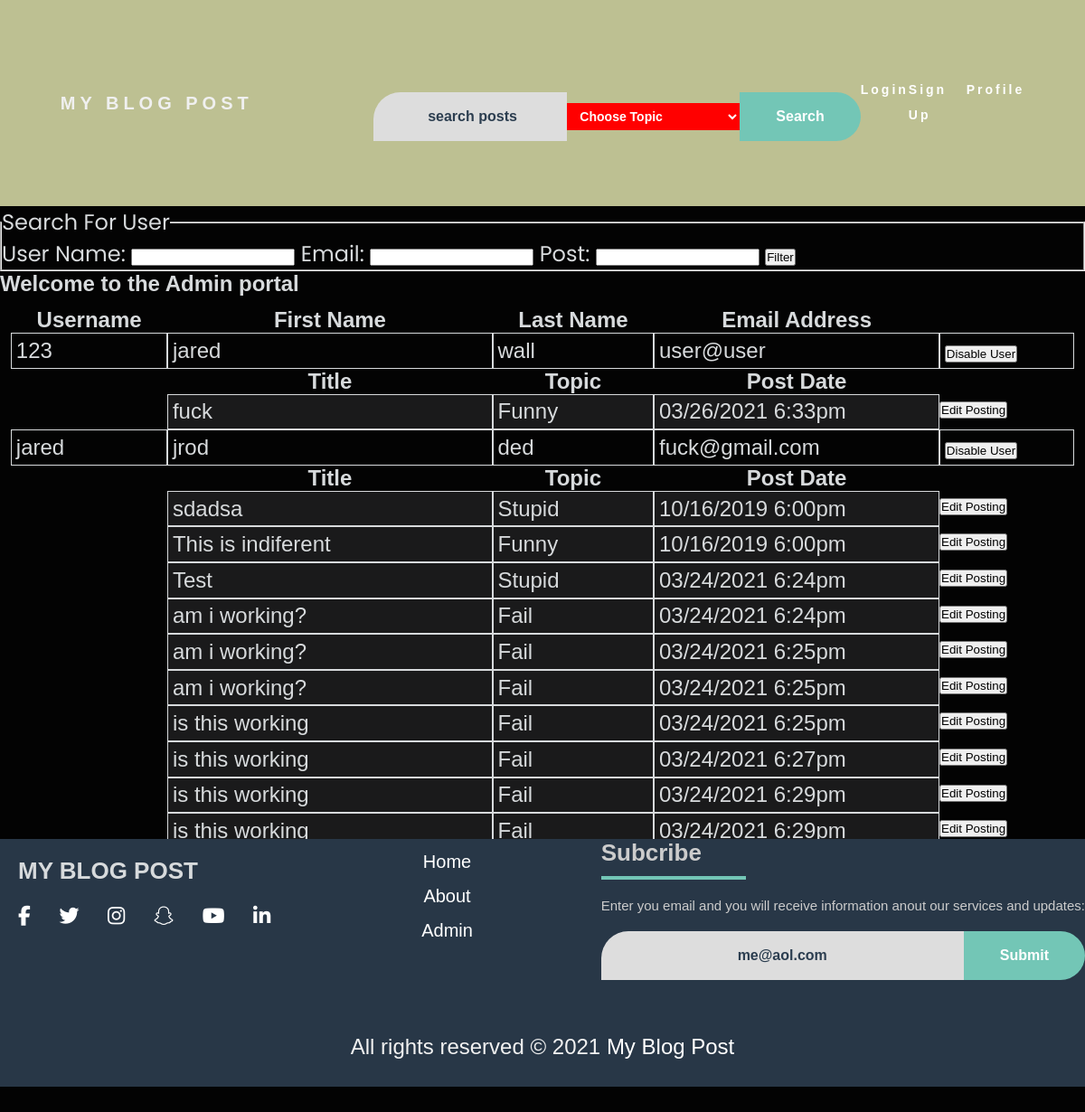
Screenshot of /admin.php (signed in) with the database file from the repository.
### tables this page shows
CREATE TABLE `post` (
  `postid` int(11) NOT NULL,
  `title` varchar(50) NOT NULL,
  `body` varchar(5000) NOT NULL,
  `postdate` datetime NOT NULL,
  `topicName` varchar(30) NOT NULL,
  `username` varchar(15) NOT NULL
);

CREATE TABLE `users` (
  `username` varchar(15) NOT NULL,
  `pass` varchar(30) NOT NULL,
  `firstName` varchar(20) NOT NULL,
  `lastName` varchar(20) NOT NULL,
  `email` varchar(320) NOT NULL,
  `pic` blob NOT NULL,
  `disable` int(11) NOT NULL
);

### admin.php (the view, shortened to what this page needs)
<?php
require 'include/db_credentials.php';
$name = "";
$email = "";
$post = "";
if ($name != "" && $email != "" && $post != "") {
    $userQry = "SELECT * FROM users JOIN post ON users.username = post.username where users.username LIKE ? AND users.email LIKE ? AND post.title LIKE ? GROUP BY users.username";
    $result = $pdo->prepare($userQry);
    $result->execute(array('%' . $name . '%', '%' . $email . '%', '%' . $post . '%'));
} elseif ($name != "" && $email != "" && $post == "") {
    $userQry = "SELECT * FROM users JOIN post ON users.username = post.username where users.username LIKE ? AND users.email LIKE ? GROUP BY users.username";
    $result = $pdo->prepare($userQry);
    $result->execute(array('%' . $name . '%', '%' . $email . '%'));
} elseif ($name != "" && $email == "" && $post != "") {
    $userQry = "SELECT * FROM users JOIN post ON users.username = post.username where users.username LIKE ? AND post.title LIKE ? GROUP BY users.username";
    $result = $pdo->prepare($userQry);
    $result->execute(array('%' . $name . '%', '%' . $post . '%'));
} elseif ($name != "" && $email == "" && $post == "") {
    $userQry = "SELECT * FROM users JOIN post ON users.username = post.username where users.username LIKE ? GROUP BY users.username";
    $result = $pdo->prepare($userQry);
    $result->execute(array('%' . $name . '%'));
} elseif ($name == "" && $email != "" && $post != "") {
    $userQry = "SELECT * FROM users JOIN post ON users.username = post.username where users.email LIKE ? AND post.title LIKE ? GROUP BY users.username";
    $result = $pdo->prepare($userQry);
    $result->execute(array('%' . $email . '%', '%' . $post . '%'));
} elseif ($name == "" && $email != "" && $post == "") {
    $userQry = "SELECT * FROM users JOIN post ON users.username = post.username where users.email LIKE ? GROUP BY users.username";
    $result = $pdo->prepare($userQry);
    $result->execute(array('%' . $email . '%'));
} elseif ($name == "" && $email == "" && $post != "") {
    $userQry = "SELECT * FROM users JOIN post ON users.username = post.username where post.title LIKE ? GROUP BY users.username";
    $result = $pdo->prepare($userQry);
    $result->execute(array('%' . $post . '%'));
} elseif ($name == "" && $email == "" && $post == "") {
    $userQry = "SELECT * FROM users JOIN post ON users.username = post.username GROUP BY users.username";
    $result = $pdo->prepare($userQry);
    $result->execute();
}
?>
<!DOCTYPE html>
<html>
<head>
    <link rel="stylesheet" href="css/reset.css">
    <link rel="stylesheet" href="css/main.css">
    <link rel="stylesheet" href="css/admin.css">
</head>
<body>
    <?php
    include 'header.php';
    if (isset($_SESSION['admin'])) {
    ?>
        <form action="admin.php" method="post">
            <fieldset>
                <legend>Search For User</legend>
                <label for="name">User Name:</label>
                <input type="text" id="name" name="name">
                <label for="email">Email:</label>
                <input type="text" id="email" name="email">
                <label for="post">Post:</label>
                <input type="text" id="post" name="post">
                <input type="submit" value="Filter">
            </fieldset>
        </form>
        <?php
        echo "<h1>Welcome to the Admin portal</h1>";
        echo "<div id='user_fixed_height'>";
        echo "<div id='user_grid'>";
        echo "<div class='user_heading'>Username</div>";
        echo "<div class='user_heading'>First Name</div>";
        echo "<div class='user_heading'>Last Name</div>";
        echo "<div class='user_heading'>Email Address</div>";
        echo "<div></div>";
        if ($result->rowCount() != 0) {
            while ($row = $result->fetch()) {
                $uname = $row["username"];
                $fname = $row["firstName"];
                $lname = $row["lastName"];
                $email = $row["email"];
                echo "<div class='user_item'>" . $uname . "</div>";
                echo "<div class='user_item'>" . $fname . "</div>";
                echo "<div class='user_item'>" . $lname . "</div>";
                echo "<div class='user_item'>" . $email . "</div>";
                echo "<div class='user_item'>";
                $submit_name = ($row["disable"] == 1) ? "Enable User" : "Disable User";
        ?>
                <form action="admin.php" method="post">
                    <input type="submit" value="<?php echo $submit_name; ?>">
                </form>
                <?php
                echo "</div>";
                $postQry = "SELECT * FROM post WHERE username = ?";
                $rslt = $pdo->prepare($postQry);
                $rslt->execute(array($uname));
                if ($rslt->rowCount() != 0) {
                    echo "<div></div>";
                    echo "<div class='post_heading'>Title</div>";
                    echo "<div class='post_heading'>Topic</div>";
                    echo "<div class='post_heading'>Post Date</div>";
                    echo "<div></div>";
                    while ($rw = $rslt->fetch()) {
                        echo "<div></div>";
                        echo "<div class='post_item'>" . $rw['title'] . "</div>";
                        echo "<div class='post_item'>" . $rw['topicName'] . "</div>";
                        $postdate = date_create($rw['postdate']);
                        echo "<div class='post_item'>" . date_format($postdate, 'm/d/Y g:ia') . "</div>";
                        echo "<div>";
                ?>
                        <form action="editPost.php" method="post" class="action">
                            <input type="submit" value="Edit Posting">
                        </form>
    <?php
                        echo "</div>";
                    }
                }
            }
        } else {
            echo "<p>No users!</p>";
        }
        echo "</div>";
        echo "</div>";
    }
    include 'footer.php';
    ?>
</body>
</html>

### css/main.css (style rules this page uses)
body { font-size: 150%; color: #d7dadc; background-color: #030303; }

### css/admin.css (style rules this page uses)
#user_fixed_height { height: 25em; overflow: auto; }
#user_grid { padding: 0.5em; grid-template-columns: auto auto auto auto auto; display: grid; }
.user_item { border: 1px solid #d7dadc; padding: 0.2em; }
.user_heading { text-align: center; font-weight: bold; }
.post_item { border: 1px solid #d7dadc; padding: 0.2em; background-color: #1a1a1b; }
.post_heading { text-align: center; font-weight: bold; }

### css/header.css (style rules this page uses)
* { margin: 0px; padding: 0px; box-sizing: border-box; }

### css/footer.css (style rules this page uses)
* { margin: 0px; padding: 0px; box-sizing: border-box; }
body { font-family: 'Poppins', sans-serif; }

### rows the page displays
post: username "123", username.firstName "jared", username.lastName "wall", username.email "user@user", username.disable "Disable User", title "fuck", topicName "Funny", postdate "03/26/2021 6:33pm"
post: username "jared", username.firstName "jrod", username.lastName "ded", username.email "fuck@gmail.com", username.disable "Disable User", title "sdadsa", topicName "Stupid", postdate "10/16/2019 6:00pm"
post: title "This is indiferent", topicName "Funny", postdate "10/16/2019 6:00pm"
post: title "Test", topicName "Stupid", postdate "03/24/2021 6:24pm"
post: title "am i working?", topicName "Fail", postdate "03/24/2021 6:24pm"
post: title "am i working?", topicName "Fail", postdate "03/24/2021 6:25pm"
post: title "am i working?", topicName "Fail", postdate "03/24/2021 6:25pm"
post: title "is this working", topicName "Fail", postdate "03/24/2021 6:25pm"
post: title "is this working", topicName "Fail", postdate "03/24/2021 6:27pm"
post: title "is this working", topicName "Fail", postdate "03/24/2021 6:29pm"
post: title "is this working", topicName "Fail", postdate "03/24/2021 6:29pm"
